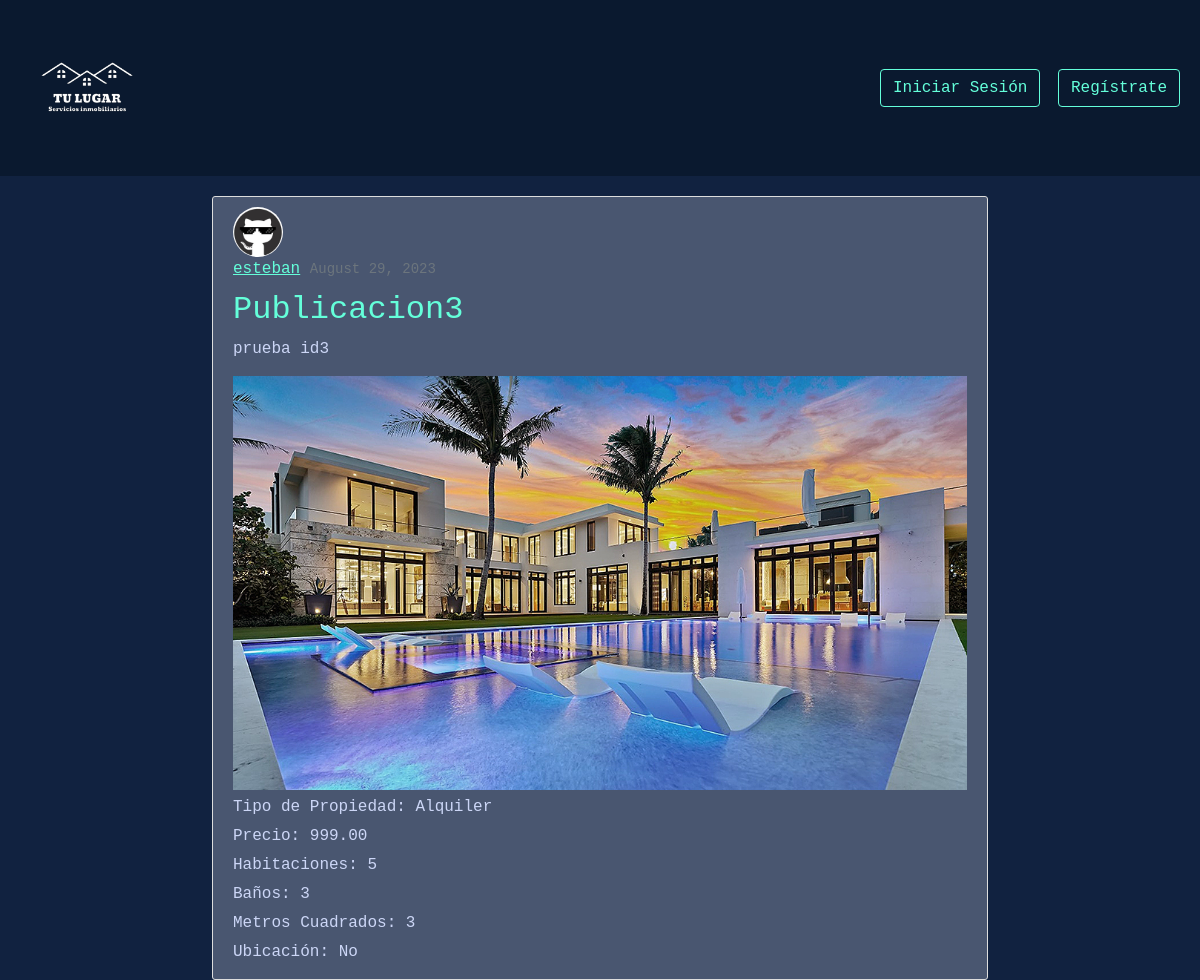
Screenshot of /propiedad/3/ with the database file from the repository.
### sitio/models.py (models this page shows, shortened)
class Publicacion(models.Model):
    TIPO_OPERACION = (
        ('venta', 'Venta'),
        ('alquiler', 'Alquiler'),
    )
    titulo = models.CharField(max_length=200)
    descripcion = models.TextField()
    tipo_propiedad = models.CharField(default='venta',max_length=10, choices=TIPO_OPERACION)
    precio = models.DecimalField(default=0, max_digits=10, decimal_places=2)
    habitaciones = models.PositiveIntegerField(default=1)
    banos = models.PositiveIntegerField(default=1)
    metros_cuadrados = models.PositiveIntegerField(default=1)
    ubicacion = models.CharField(default='', max_length=200)
    imagen_principal = models.ImageField(default='propiedad_default.jpg', upload_to='propiedades/')
    fecha_creacion = models.DateTimeField(default=timezone.now)
    fecha_actualizado = models.DateTimeField(auto_now=True)
    autor = models.ForeignKey(User, on_delete=models.CASCADE)

class Profile(models.Model):
    user = models.OneToOneField(User, on_delete=models.CASCADE)
    image = models.ImageField(default='default.jpg', upload_to='profile_pics')

### sitio/views.py (the view)
# urls.py: path('propiedad/<int:pk>/', PublicacionDetailView.as_view(), name = 'post-detail'),
class PublicacionDetailView(DetailView):
    model = Publicacion

### sitio/templates/sitio/publicacion_detail.html (shortened to what this page needs)
{% extends "base.html" %}
{% block content %}
{% include "nav.html" %}
<div class="container">
    <article class="media content-section">
      <img class="rounded-circle article-img" src="{{ object.autor.profile.image.url }}">
      <div class="media-body">
        <div class="article-metadata">
          <a class="mr-2" href="#">{{ object.autor }}</a>
          <small class="text-muted">{{ object.fecha_creacion|date:"F d, Y" }}</small>
        </div>
        <h2 class="article-title"> {{ object.titulo }} </h2>
        <p class="article-content">{{ object.descripcion }}</p>
        <img src="{{ object.imagen_principal.url }}" alt="{{ object.titulo }}" class="publicacion-image">
        <p>Tipo de Propiedad: {{ object.get_tipo_propiedad_display }}</p>
        <p>Precio: {{ object.precio }}</p>
        <p>Habitaciones: {{ object.habitaciones }}</p>
        <p>Baños: {{ object.banos }}</p>
        <p>Metros Cuadrados: {{ object.metros_cuadrados }}</p>
        <p>Ubicación: {{ object.ubicacion }}</p>
      </div>
    </article>
</div>
{% endblock content %}

### sitio/static/css/base.css (style rules this page uses)
* { font-family: var(--font-mono); }
body, html { margin: 0; padding: 0; height: 100%; background: #112240 !important; }
:root { --dark-navy: #020c1b; --navy: #0a192f; --light-navy: #112240; --lightest-navy: #233554; --navy-shadow: rgba(2, 12, 27, 0.7); --dark-slate: #495670; --slate: #8892b0; --light-slate: #a8b2d1; --lightest-slate: #ccd6f6; --white: #e6f1ff; --green: #64ffda; --green-tint: rgba(100, 255, 218, 0.1); --pink: #f57dff; --blue: #57cbff; --font-sans: "Calibre", "Inter", "San Francisco", "SF Pro Text", -apple-system, system-ui, sans-serif; --font-mono: "SF Mono", "Fira Code", "Fira Mono", "Roboto Mono", monospace; --transition: all 0.25s cubic-bezier(0.645, 0.045, 0.355, 1); }
.content-section { background: #ffffff; padding: 10px 20px; border: 1px solid #dddddd; border-radius: 3px; margin-bottom: 20px; }
a { color: var(--green); }
.container { margin: 20px auto; max-width: 800px; }
.content-section { background: var(--dark-slate); padding: 10px 20px; border: 1px solid #dddddd; border-radius: 3px; margin-bottom: 20px; }
.article-img { width: 50px; height: 50px; border-radius: 50%; object-fit: cover; margin-right: 10px; }
.article-metadata { margin-bottom: 10px; color: var(--light-slate); }
.article-title { color: var(--green); text-decoration: none; transition: var(--transition); }
.article-content { color: var(--white); }
.media-body p { color: var(--lightest-slate); margin: 5px 0; }
.publicacion-image { max-width: 100%; margin-top: 10px; }

### rows the page displays
Publicacion: autor.profile.image (placeholder picture), autor "esteban", fecha_creacion "August 29, 2023", titulo "Publicacion3", descripcion "prueba id3", imagen_principal (picture), tipo_propiedad "Alquiler", precio "999.00", habitaciones "5", banos "3", metros_cuadrados "3", ubicacion "No"
